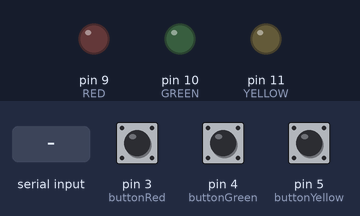
Simulated run of this sketch. Board: Arduino Uno, built with avr-gcc and run on an emulated ATmega328P. On the bench: output pins drawn as LEDs (lit = HIGH). Dashed ring = blinking. The inputs (shaded band) are chosen by the test bench; at power-on: pin 3 (buttonRed) HIGH, pin 4 (buttonGreen) HIGH, pin 5 (buttonYellow) HIGH. What the sketch prints to the serial monitor is not drawn.

Above: at 1.2 s.
1.3 s: pin 3 (buttonRed) pulled LOW for 3.2 s
At 3.2 s:
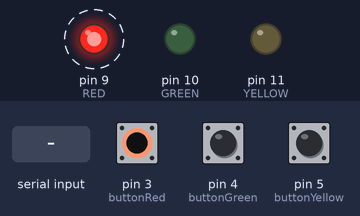
6.8 s: pin 4 (buttonGreen) pulled LOW for 0.15 s
At 7.6 s:
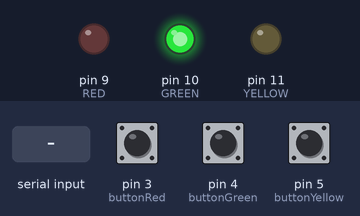
9.3 s: pin 5 (buttonYellow) pulled LOW for 0.15 s
At 10.2 s:
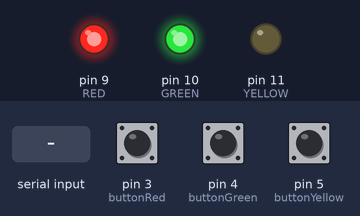
11.8 s: "1" received over Serial
14.8 s: pin 4 (buttonGreen) pulled LOW for 3.2 s
At 19.5 s:
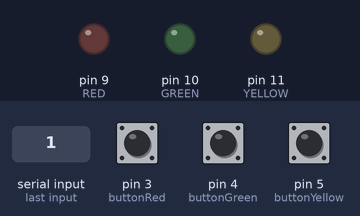
19.7 s: pin 5 (buttonYellow) pulled LOW for 3.2 s
At 21.6 s:
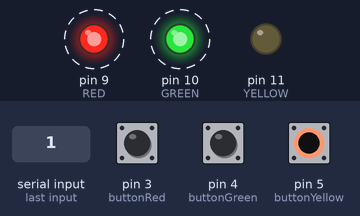
Timing chart, 0 to 25.2 s (numbered marks = the images above; inputs shaded):
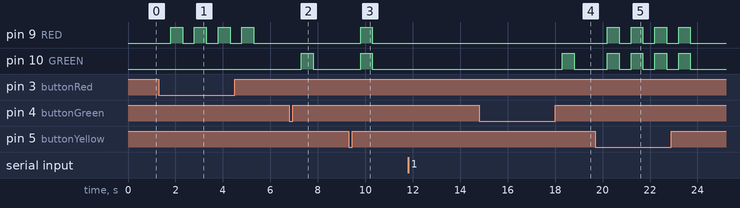

Measured:
- after the input at 1.3 s, pin 9 (RED): alternates HIGH for 0.50 s and LOW for 0.50 s, 8 changes in all, then stays LOW, starting after 0.50 s
- after the input at 6.8 s, pin 10 (GREEN): LOW → HIGH after 0.50 s, → LOW 0.50 s later
- after the input at 9.3 s, pin 9 (RED), pin 10 (GREEN): LOW → HIGH after 0.50 s, → LOW 0.50 s later
- after the input at 11.8 s, every drawn part: stays the same
- after the input at 14.8 s, pin 10 (GREEN): LOW → HIGH after 3.5 s, → LOW 0.50 s later
- after the input at 19.7 s, pin 9 (RED), pin 10 (GREEN): alternates HIGH for 0.50 s and LOW for 0.50 s, 8 changes in all, then stays LOW, starting after 0.50 s

The sketch:

Customer_Satisfaction_2023.ino
```cpp
int RED=9;
int GREEN=10;
int YELLOW=11;

int buttonRed=3;
int buttonGreen=4;
int buttonYellow=5;
int readv1;
int readv2;
int readv3;
//String id;
void setColor(int R ,int G,int Y){
  analogWrite(RED,R);
  analogWrite(GREEN,G);
  analogWrite(YELLOW,Y);}
void setup() {
  // put your setup code here, to run once:
pinMode(buttonRed,INPUT_PULLUP);
pinMode(buttonGreen,INPUT_PULLUP);
pinMode(buttonYellow,INPUT_PULLUP);
pinMode(RED,OUTPUT);
pinMode(GREEN,OUTPUT);
pinMode(YELLOW,OUTPUT);

//analogWrite(RED,255);
//analogWrite(GREEN,255);
//analogWrite(BLUE,255);

Serial.begin(9600);
}

void loop() {
  readv1=digitalRead(buttonRed);
  readv2=digitalRead(buttonGreen);
  readv3=digitalRead(buttonYellow);

  /*Serial.println(readv1);
  Serial.println(readv2);
  Serial.println(readv3);*/
  String name1;
  String branch;


  if (Serial.available() > 0) {
      name1=Serial.readString();
     Serial.print("YOUR NAME IS  ");
      Serial.print(name1);

       delay(4000);
      branch=Serial.readString();
     Serial.print("YOUR branch IS  ");
      Serial.print(branch);
      }


  if (readv1==0){
  delay(500);

 setColor(255,0,0);
   delay(500);
   Serial.println("unsatisfied");


  }
  if(readv1==1 )

   setColor(0,0,0);
  if (readv2==0 ){
   delay(500);

   setColor(0,255,0);
   delay(500);
   Serial.println("Satisfied");

  }
  if(readv2==1 )

   setColor(0,0,0);
  if (readv3==0 ){
   delay(500);

   setColor(255,255,0);
   delay(500);
    Serial.println("Neutral");


  }
  if(readv3==1 )

    setColor(0,0,0);
}
```
